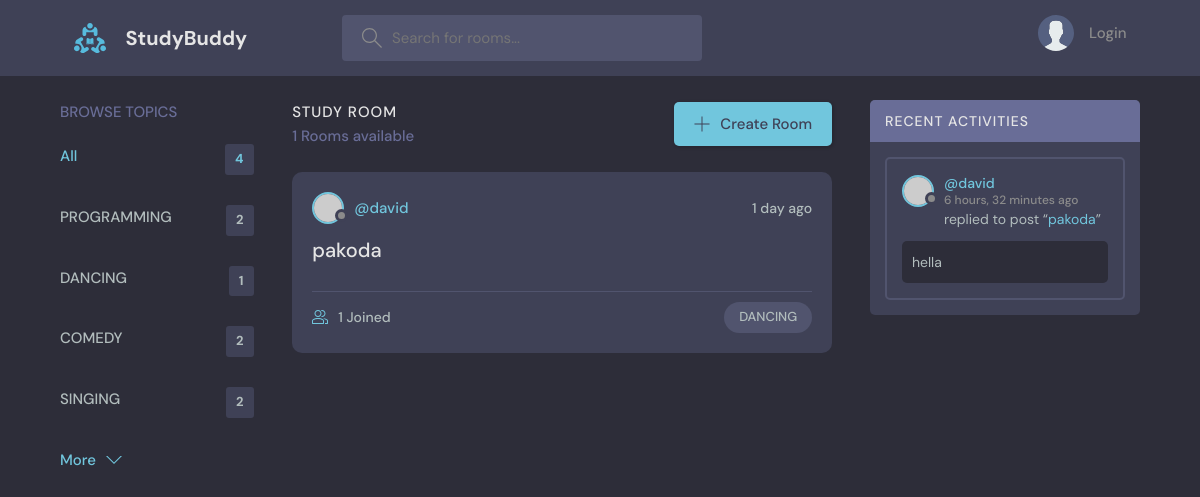
The app's page /?q=DANCING, older data.
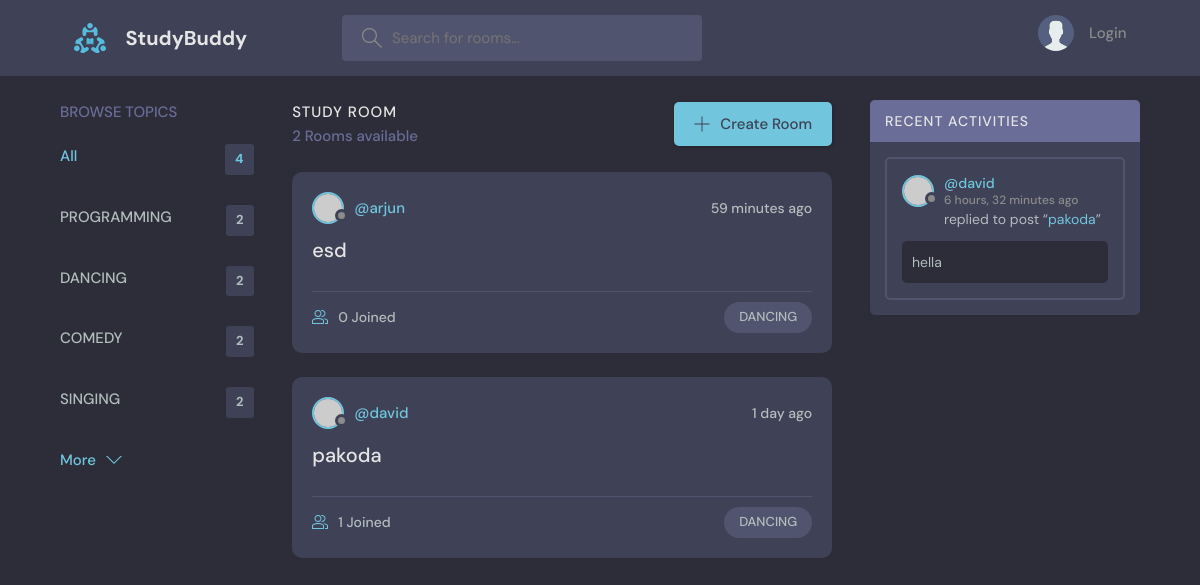
The same page, newer data.
### app1/models.py (models this page shows, shortened)
class Topic(models.Model):
    name= models.CharField(max_length=200)
    def __str__(self):
        return self.name

class Room(models.Model):
    host= models.ForeignKey(User, on_delete=models.SET_NULL,null=True)
    topic= models.ForeignKey(Topic,on_delete=models.SET_NULL,null=True)
    name= models.CharField(max_length=200)
    desc= models.TextField(null=True,blank=True)
    participants= models.ManyToManyField(User, related_name='participants',blank=True)
    updated= models.DateTimeField(auto_now=True)
    created= models.DateTimeField(auto_now_add=True)
    class Meta:
        ordering=['-updated','-created']
    def __str__(self):
        return self.name

class Message(models.Model):
    user= models.ForeignKey(User,on_delete=models.CASCADE)
    room= models.ForeignKey(Room, on_delete=models.CASCADE)
    body= models.TextField()
    updated= models.DateTimeField(auto_now=True)
    created= models.DateTimeField(auto_now_add=True)
    class Meta:
        ordering=['-updated','-created']

### app1/views.py (the view)
# urls.py: path('', views.home,name="home"),
def home(request):
    q= request.GET.get('q') if request.GET.get('q')!= None else ''
    rooms= Room.objects.filter(Q(topic__name__icontains=q) | Q(name__icontains=q)| Q(desc__icontains=q))
    topics= Topic.objects.all()
    room_count= rooms.count()
    room_messages= Message.objects.filter(Q(room__topic__name__icontains=q))
    context= {'rooms':rooms, 'topics': topics, 'room_count':room_count, 'room_messages': room_messages}
    return render(request,'app1/home.html', context)

### app1/templates/app1/home.html (shortened to what this page needs)
{% extends 'main.html'%}
{%block content%}
    <main class="layout layout--3">
      <div class="container">
        {% include 'app1/topics_component.html' %}
        <div class="roomList">
          <div class="roomList__header">
            <div>
              <h2>Study Room</h2>
              <p>{{room_count}} Rooms available</p>
            </div>
            <a class="btn btn--main" href="{% url 'create-room' %}">
              <svg version="1.1" xmlns="http://www.w3.org/2000/svg" width="32" height="32" viewBox="0 0 32 32">
                <title>add</title>
                <path
                  d="M16.943 0.943h-1.885v14.115h-14.115v1.885h14.115v14.115h1.885v-14.115h14.115v-1.885h-14.115v-14.115z"
                ></path>
              </svg>
              Create Room
            </a>
          </div>
          {% include 'app1/feed_component.html' %}
        </div>
         {% include 'app1/activity_component.html'%}
      </div>
    </main>
{% endblock content %}

### app1/templates/app1/topics_component.html
<div class="topics">
    <div class="topics__header">
      <h2>Browse Topics</h2>
    </div>
    <ul class="topics__list">
      <li>
        <a href="{% url 'home' %}" class="active">All <span>{{topics.count}}</span></a>
      </li>
      {%for topic in topics%}
      <li>
        <a href="{% url 'home' %}?q={{topic.name}}">{{topic.name}}<span>{{topic.room_set.all.count}}</span></a>
      </li>
      {% endfor %}
    </ul>
    <a class="btn btn--link" href="topics.html">
      More
      <svg version="1.1" xmlns="http://www.w3.org/2000/svg" width="32" height="32" viewBox="0 0 32 32">
        <title>chevron-down</title>
        <path d="M16 21l-13-13h-3l16 16 16-16h-3l-13 13z"></path>
      </svg>
    </a>
  </div>

### app1/templates/app1/feed_component.html (shortened to what this page needs)
{%for room in rooms%}
<div class="roomListRoom">
    <div class="roomListRoom__header">
      <a href="{% url 'user-profile' room.host.id %}" class="roomListRoom__author">
        <div class="avatar avatar--small">
          <img src="https://randomuser.me/api/portraits/women/11.jpg" />
        </div>
        <span>@{{room.host.username}}</span>
      </a>
      <div class="roomListRoom__actions">
        <span>{{room.created|timesince}} ago</span>
      </div>
    </div>
    <div class="roomListRoom__content">
      <a href="{%url 'room' room.id%}">{{room.name}}</a>
    </div>
    <div class="roomListRoom__meta">
      <a href="{%url 'room' room.id%}" class="roomListRoom__joined">
        {{room.participants.all.count}} Joined
      </a>
      <p class="roomListRoom__topic">{{room.topic}}</p>
    </div>
  </div>
{%endfor%}

### app1/templates/app1/activity_component.html (shortened to what this page needs)
<div class="activities">
    <div class="activities__header">
      <h2>Recent Activities</h2>
    </div>
    {% for message in room_messages %}
    <div class="activities__box">
      <div class="activities__boxHeader roomListRoom__header">
        <a href="{% url 'user-profile' message.user.id %}" class="roomListRoom__author">
          <div class="avatar avatar--small">
            <img src="https://randomuser.me/api/portraits/women/11.jpg" />
          </div>
          <p>
            @{{message.user}}
            <span>{{message.created|timesince}} ago</span>
          </p>
        </a>
        </div>
      <div class="activities__boxContent">
        <p>replied to post “<a href="{% url 'room' message.room.id %}">{{message.room}}</a>”</p>
        <div class="activities__boxRoomContent">
            {{message.body}}
        </div>
      </div>
    </div>
    {% endfor %}
  </div>

Row changes from the older to the newer data that the page shows:
computed for Topic "DANCING": room_set.all.count "1" → "2"
added Room: host.username "arjun", created "59 minutes", name "esd", participants.all.count "0", topic "DANCING"
Text that changed along with them:
{{ room_count }}: "1" → "2"
